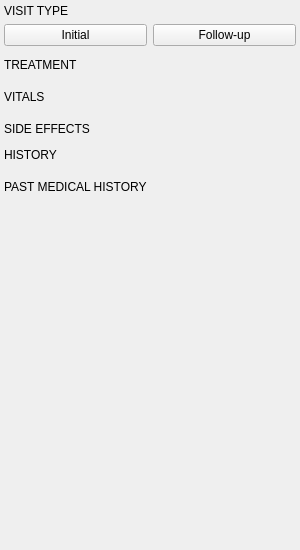
<?xml version="1.0" encoding="UTF-8"?>
<ui version="4.0">
 <class>BirthControlInfo</class>
 <widget class="QWidget" name="BirthControlInfo">
  <property name="geometry">
   <rect><x>0</x><y>0</y><width>300</width><height>550</height></rect>
  </property>
  <layout class="QVBoxLayout" name="mainLayout">
   <property name="leftMargin"><number>4</number></property>
   <property name="topMargin"><number>4</number></property>
   <property name="rightMargin"><number>4</number></property>
   <property name="bottomMargin"><number>4</number></property>
   <property name="spacing"><number>6</number></property>
   <!-- Visit Type Toggle -->
   <item>
    <widget class="QLabel" name="lbl_visit_type_section">
     <property name="text"><string>VISIT TYPE</string></property>
    </widget>
   </item>
   <item>
    <layout class="QHBoxLayout" name="visitTypeRow">
     <property name="spacing"><number>6</number></property>
     <item>
      <widget class="ToggleChip" name="chip_initial">
       <property name="text"><string>Initial</string></property>
      </widget>
     </item>
     <item>
      <widget class="ToggleChip" name="chip_followup">
       <property name="text"><string>Follow-up</string></property>
      </widget>
     </item>
    </layout>
   </item>
   <item>
    <widget class="QWidget" name="separator1">
     <property name="maximumSize"><size><width>16777215</width><height>1</height></size></property>
     <property name="styleSheet"><string>background-color: #2e4066;</string></property>
    </widget>
   </item>
   <!-- Treatment -->
   <item>
    <widget class="QLabel" name="lbl_treatment_section">
     <property name="text"><string>TREATMENT</string></property>
    </widget>
   </item>
   <item>
    <widget class="EditableInfoCard" name="card_medication">
     <property name="title" stdset="0"><string>Medication</string></property>
    </widget>
   </item>
   <item>
    <widget class="EditableInfoCard" name="card_lmp">
     <property name="title" stdset="0"><string>LMP</string></property>
    </widget>
   </item>
   <!-- Vitals -->
   <item>
    <widget class="QLabel" name="lbl_vitals_section">
     <property name="text"><string>VITALS</string></property>
    </widget>
   </item>
   <item>
    <widget class="EditableInfoCard" name="card_bp">
     <property name="title" stdset="0"><string>BP</string></property>
    </widget>
   </item>
   <item>
    <widget class="QWidget" name="separator2">
     <property name="maximumSize"><size><width>16777215</width><height>1</height></size></property>
     <property name="styleSheet"><string>background-color: #2e4066;</string></property>
    </widget>
   </item>
   <!-- Side Effects -->
   <item>
    <widget class="QLabel" name="lbl_side_effects_section">
     <property name="text"><string>SIDE EFFECTS</string></property>
    </widget>
   </item>
   <item>
    <widget class="MultiLineInfoCard" name="card_side_effects">
     <property name="title" stdset="0"><string>Side Effects</string></property>
    </widget>
   </item>
   <!-- History -->
   <item>
    <widget class="QLabel" name="lbl_history_section">
     <property name="text"><string>HISTORY</string></property>
    </widget>
   </item>
   <item>
    <widget class="EditableInfoCard" name="card_history_changes">
     <property name="title" stdset="0"><string>History Changes</string></property>
    </widget>
   </item>
   <item>
    <widget class="QWidget" name="separator3">
     <property name="maximumSize"><size><width>16777215</width><height>1</height></size></property>
     <property name="styleSheet"><string>background-color: #2e4066;</string></property>
    </widget>
   </item>
   <!-- PMH -->
   <item>
    <widget class="QLabel" name="lbl_pmh_section">
     <property name="text"><string>PAST MEDICAL HISTORY</string></property>
    </widget>
   </item>
   <item>
    <widget class="ChipGroup" name="pmh_chips"/>
   </item>
   <item>
    <widget class="EditableInfoCard" name="card_pmh_other">
     <property name="title" stdset="0"><string>PMH Other</string></property>
    </widget>
   </item>
   <item>
    <spacer name="bottomSpacer"><property name="orientation"><enum>Qt::Vertical</enum></property><property name="sizeHint" stdset="0"><size><width>20</width><height>40</height></size></property></spacer>
   </item>
  </layout>
 </widget>
 <customwidgets>
  <customwidget>
   <class>EditableInfoCard</class>
   <extends>QWidget</extends>
   <header>emr_assist.ui.widgets</header>
  </customwidget>
  <customwidget>
   <class>ToggleChip</class>
   <extends>QPushButton</extends>
   <header>emr_assist.ui.widgets</header>
  </customwidget>
  <customwidget>
   <class>ChipGroup</class>
   <extends>QWidget</extends>
   <header>emr_assist.ui.widgets</header>
  </customwidget>
  <customwidget>
   <class>MultiLineInfoCard</class>
   <extends>QWidget</extends>
   <header>emr_assist.ui.widgets</header>
  </customwidget>
 </customwidgets>
 <resources/>
 <connections/>
</ui>
